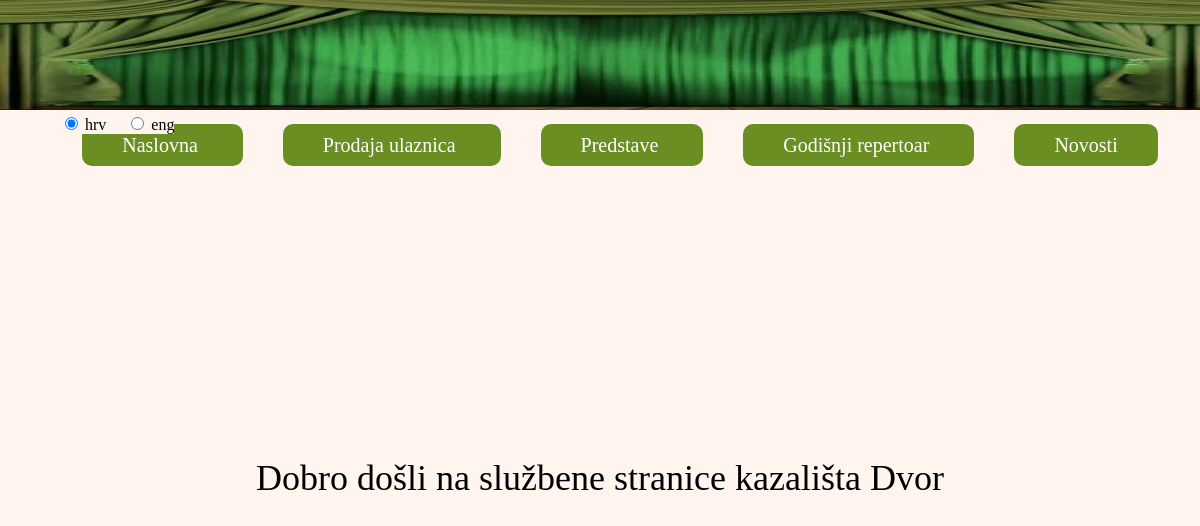
The page /naslovna.php on the database its author committed.
### tables this page shows
CREATE TABLE `jezik` (
  `naziv` varchar(30) DEFAULT NULL,
  `hrv` varchar(400) DEFAULT NULL,
  `eng` varchar(400) DEFAULT NULL
);

### naslovna.php (the view, shortened to what this page needs)
<!DOCTYPE html>
<html>
	<head>
		<?php
			$con = mysqli_connect("localhost", "root", "root", "kazaliste")
					or die("Neuspjesno spajanje na server");
			$con->set_charset('utf8');
		 ?>
		<link rel="stylesheet" type="text/css" href="mojstil.css">
		<header>
			<img src="zavjesa.jpg" alt="zavjesa" id="header">
			<form method="post" action="naslovna.php" class="izborJezika" name="izborJezika"
					onClick="document.forms.izborJezika.submit();">
				<?php
					if(empty($_POST) && !isset($_SESSION['language']))
						echo '<input type="radio" name="jezik" value="hrv" checked> hrv &nbsp;&nbsp;&nbsp;
								<input type="radio" name="jezik" value="eng"> eng';
				?>
			</form>
		</header>
	</head>
	<body>
		<ul>
			<a href="naslovna.php">
				<li>
					<?php
						$query = "SELECT * FROM jezik WHERE naziv='naslovna'";
						$result = mysqli_query($con, $query);
						$row = mysqli_fetch_array($result);
						if(!empty($_POST))
							echo $row[$_POST['jezik']];
						else if(empty($_POST) && !isset($_SESSION['language']))
							echo $row['hrv'];
						else if(empty($_POST) && isset($_SESSION['language']))
							echo $row[$_SESSION['language']];
				 	?>
				</li>
			</a>
			<a href="prodaja_ulaznica.php">
				<li>
					<?php
						$query = "SELECT * FROM jezik WHERE naziv='prodajaUlaznica'";
						$result = mysqli_query($con, $query);
						$row = mysqli_fetch_array($result);
						if(!empty($_POST))
							echo $row[$_POST['jezik']];
						else if(empty($_POST) && !isset($_SESSION['language']))
							echo $row['hrv'];
						else if(empty($_POST) && isset($_SESSION['language']))
							echo $row[$_SESSION['language']];
				 	?>
				</li>
			</a>
			<a href="predstave.php">
				<li>
					<?php
						$query = "SELECT * FROM jezik WHERE naziv='predstave'";
						$result = mysqli_query($con, $query);
						$row = mysqli_fetch_array($result);
						if(!empty($_POST))
							echo $row[$_POST['jezik']];
						else if(empty($_POST) && !isset($_SESSION['language']))
							echo $row['hrv'];
						else if(empty($_POST) && isset($_SESSION['language']))
							echo $row[$_SESSION['language']];
				 	?>
				</li>
			</a>
			<a href="godisnji_repertoar.php">
				<li>
					<?php
						$query = "SELECT * FROM jezik WHERE naziv='godišnjiRepertoar'";
						$result = mysqli_query($con, $query);
						$row = mysqli_fetch_array($result);
						if(!empty($_POST))
							echo $row[$_POST['jezik']];
						else if(empty($_POST) && !isset($_SESSION['language']))
							echo $row['hrv'];
						else if(empty($_POST) && isset($_SESSION['language']))
							echo $row[$_SESSION['language']];
				 	?>
				</li>
			</a>
			<a href="novosti.php">
				<li>
					<?php
						$query = "SELECT * FROM jezik WHERE naziv='novosti'";
						$result = mysqli_query($con, $query);
						$row = mysqli_fetch_array($result);
						if(!empty($_POST))
							echo $row[$_POST['jezik']];
						else if(empty($_POST) && !isset($_SESSION['language']))
							echo $row['hrv'];
						else if(empty($_POST) && isset($_SESSION['language']))
							echo $row[$_SESSION['language']];
				 	?>
				</li>
			</a>
		</ul>
		<div id="welcome">
			<?php
				$query = "SELECT * FROM jezik WHERE naziv='dobrodošli'";
				$result = mysqli_query($con, $query);
				$row = mysqli_fetch_array($result);
				if(!empty($_POST))
					echo $row[$_POST['jezik']];
				else if(empty($_POST) && !isset($_SESSION['language']))
					echo $row['hrv'];
				else if(empty($_POST) && isset($_SESSION['language']))
					echo $row[$_SESSION['language']];		 ?>
		</div>
	</body>
</html>

### mojstil.css (style rules this page uses)
#header { min-width: 100%; height: 110px; }
body { background-color: SeaShell; width: 100%; margin-top: 0px; margin-left: 0px; }
li { display: inline; background-color: OliveDrab; padding: 10px 40px 10px; border-radius: 10px; font-size: 20px; }
ul { margin: 20px auto; text-align: center; }
ul a:link { text-decoration: none; color: white; margin: 20px; }
#welcome { font-size: 36px; margin-top: 300px; text-align: center; }
.izborJezika { background-color: SeaShell; position :absolute; margin-bottom: 0px; margin-left: 5%; }

### rows shown on the page
jezik: hrv "Naslovna"
jezik: hrv "Prodaja ulaznica"
jezik: hrv "Predstave"
jezik: hrv "Godišnji repertoar"
jezik: hrv "Novosti"
jezik: hrv "Dobro došli na službene stranice kazališta Dvor"
